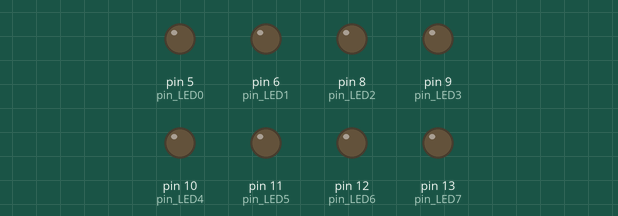
Simulated run of this sketch. Board: Arduino Uno, built with avr-gcc and run on an emulated ATmega328P. Parts: output pins drawn as LEDs (lit = HIGH).

Above: at 0.2 s.
At 5.3 s:
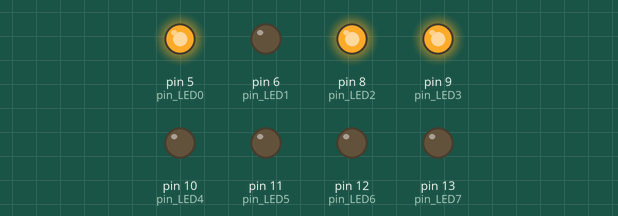
At 10.1 s:
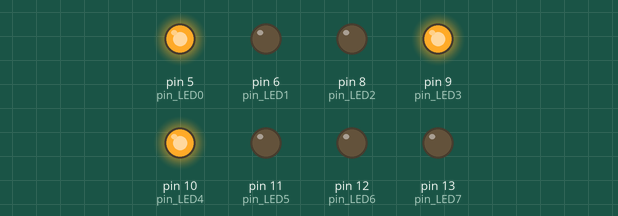
At 20.1 s:
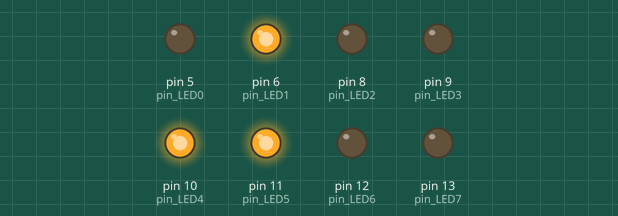
At 29.7 s:
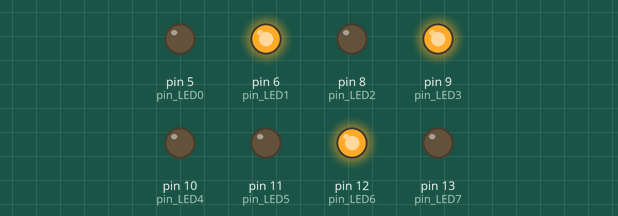
At 39.7 s:
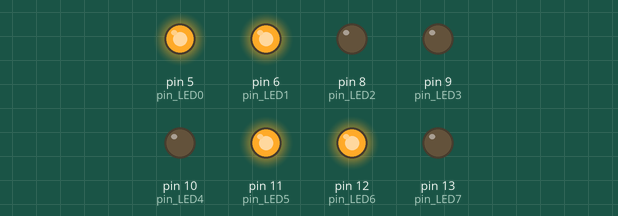
Timing chart, 0 to 40.0 s (numbered marks = the images above):
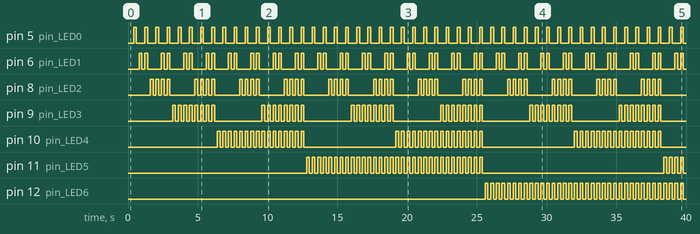

The sketch:

bonusMission.ino
```cpp
int pin_LED0 = 5;
int pin_LED1 = 6;
int pin_LED2 = 8;
int pin_LED3 = 9;
int pin_LED4 = 10;
int pin_LED5 = 11;
int pin_LED6 = 12;
int pin_LED7 = 13;
void setup() {
  // put your setup code here, to run once:
  pinMode(pin_LED0 , OUTPUT);
  pinMode(pin_LED1 , OUTPUT);
  pinMode(pin_LED2 , OUTPUT);
  pinMode(pin_LED3 , OUTPUT);
  pinMode(pin_LED4 , OUTPUT);
  pinMode(pin_LED5 , OUTPUT);
  pinMode(pin_LED6 , OUTPUT);
  pinMode(pin_LED7 , OUTPUT);
}

void loop() {
  // put your main code here, to run repeatedly:
  int i ;
  for(i=0; i<=255; i++){
 digitalWrite(pin_LED0,i%2);
 digitalWrite(pin_LED1,(i>>1)%2);
 digitalWrite(pin_LED2,(i>>2)%2);
 digitalWrite(pin_LED3,(i>>3)%2);
 digitalWrite(pin_LED4,(i>>4)%2);
 digitalWrite(pin_LED5,(i>>5)%2);
 digitalWrite(pin_LED6,(i>>6)%2);
 digitalWrite(pin_LED7,(i>>7)%2);
 delay(200);
  digitalWrite(pin_LED0,0);
 digitalWrite(pin_LED1,0);
 digitalWrite(pin_LED2,0);
 digitalWrite(pin_LED3,0);
 digitalWrite(pin_LED4,0);
 digitalWrite(pin_LED5,0);
 digitalWrite(pin_LED6,0);
 digitalWrite(pin_LED7,0);
 delay(200);
  }

}
```

Measured:
- by itself, pin 5 (pin_LED0): alternates HIGH for 0.20 s and LOW for 0.60 s
- by itself, pin 6 (pin_LED1): repeats every 1.6 s: LOW 0.20 s, HIGH 0.20 s, LOW 1.0 s, HIGH 0.20 s
- by itself, pin 8 (pin_LED2): repeats every 3.2 s: 3 × (LOW 0.20 s, HIGH 0.20 s), LOW 1.8 s, HIGH 0.20 s
- by itself, pin 9 (pin_LED3): repeats every 6.4 s: 7 × (LOW 0.20 s, HIGH 0.20 s), LOW 3.4 s, HIGH 0.20 s
- by itself, pin 10 (pin_LED4): repeats every 12.8 s: HIGH 0.20 s, LOW 6.6 s, 15 × (HIGH 0.20 s, LOW 0.20 s)
- by itself, pin 11 (pin_LED5): goes 31 × (HIGH 0.20 s, LOW 0.20 s), HIGH 0.20 s, LOW 13.0 s, 3 × (HIGH 0.20 s, LOW 0.20 s), HIGH 0.20 s, then LOW
- by itself, pin 12 (pin_LED6): LOW → HIGH at 25.6 s, → LOW 0.20 s later, → HIGH 0.20 s later, → LOW 0.20 s later, … (72 changes in this stretch)
